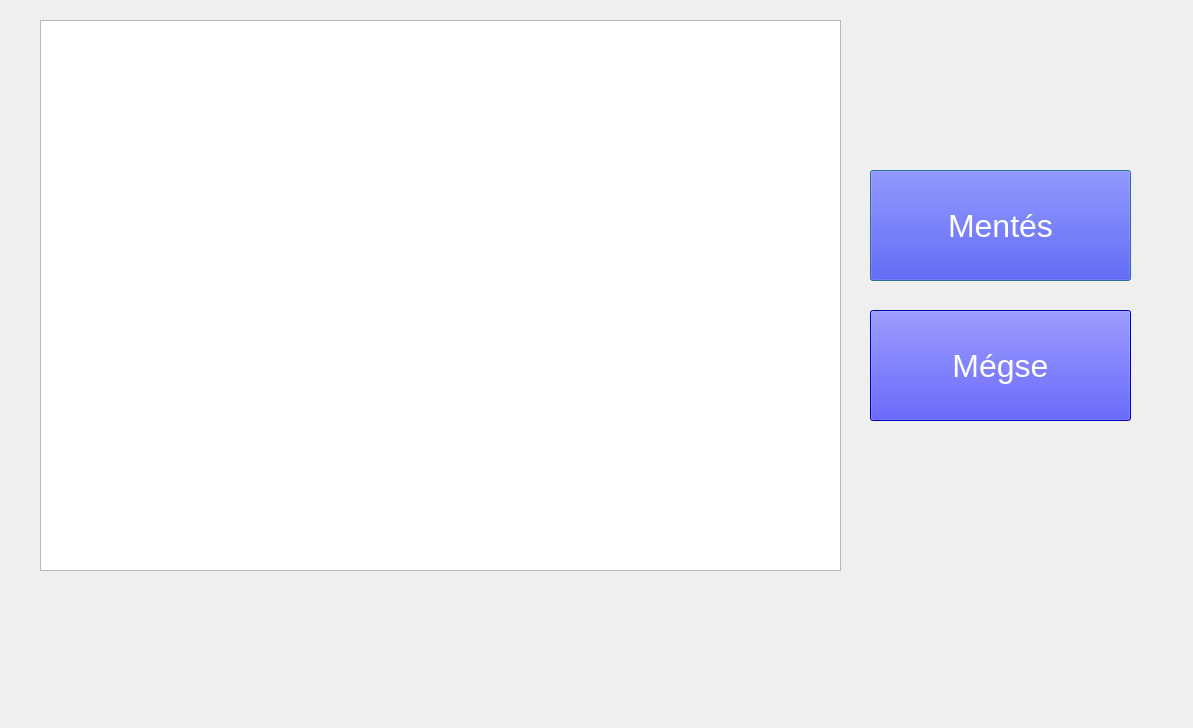
<?xml version="1.0" encoding="UTF-8"?>
<ui version="4.0">
 <class>Adatkezelo</class>
 <widget class="QDialog" name="Adatkezelo">
  <property name="geometry">
   <rect>
    <x>0</x>
    <y>0</y>
    <width>1193</width>
    <height>728</height>
   </rect>
  </property>
  <property name="windowTitle">
   <string>Adatok</string>
  </property>
  <property name="styleSheet">
   <string notr="true"/>
  </property>
  <widget class="QPushButton" name="ButtonSave">
   <property name="geometry">
    <rect>
     <x>870</x>
     <y>170</y>
     <width>261</width>
     <height>111</height>
    </rect>
   </property>
   <property name="font">
    <font>
     <pointsize>24</pointsize>
    </font>
   </property>
   <property name="styleSheet">
    <string notr="true">background-color: rgb(0, 0, 255);
color: rgb(255, 255, 255);</string>
   </property>
   <property name="text">
    <string>Mentés</string>
   </property>
  </widget>
  <widget class="QPushButton" name="ButtonCancel">
   <property name="geometry">
    <rect>
     <x>870</x>
     <y>310</y>
     <width>261</width>
     <height>111</height>
    </rect>
   </property>
   <property name="font">
    <font>
     <pointsize>24</pointsize>
    </font>
   </property>
   <property name="styleSheet">
    <string notr="true">background-color: rgb(0, 0, 255);
color: rgb(255, 255, 255);</string>
   </property>
   <property name="text">
    <string>Mégse</string>
   </property>
  </widget>
  <widget class="QTableView" name="tableView">
   <property name="geometry">
    <rect>
     <x>40</x>
     <y>20</y>
     <width>801</width>
     <height>551</height>
    </rect>
   </property>
  </widget>
 </widget>
 <resources/>
 <connections/>
</ui>
